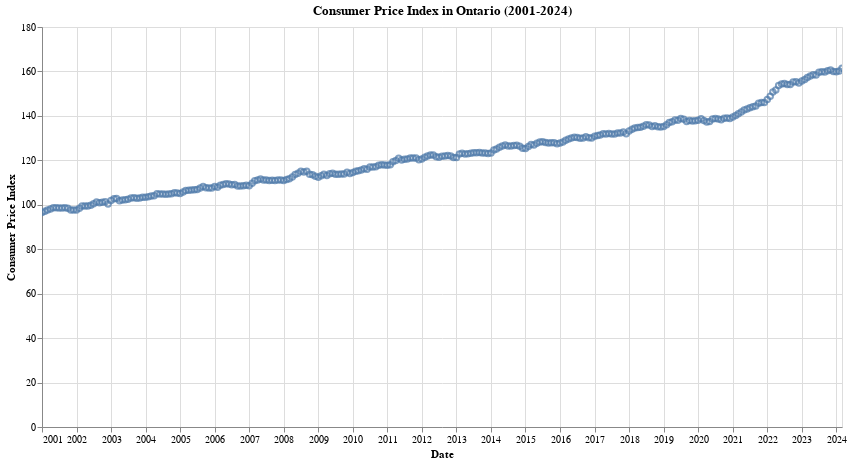

Notebook code for this chart:
### Code cell
import altair as alt

# plot visualization to analyze task 1 - overall CPI trends across timeline in Ontario
time_series = alt.Chart(data).mark_point().encode(
    x='Date:T',
    y=alt.Y('All-items:Q', axis=alt.Axis(title='Consumer Price Index'))
).properties(
    width=800,
    height=400,
    title='Consumer Price Index in Ontario (2001-2024)'
).interactive()

# save and export time series graph in PNG format
time_series.save('visualization_1.html')

# visualize
time_series

# yearly_data = data
# yearly_data['Date'] = pd.to_datetime(yearly_data['Date'], format='%Y-%b')
# yearly_data['Year'] = data['Date'].dt.year
# yearly_data['CPI_change'] = data.groupby('Year')['All-items'].diff()
# yearly_data
# # add a second line representing net change in CPI year-to-year
# time_series_change = alt.Chart(yearly_data).mark_point().encode(
#     x='Year:O',
#     y=alt.Y('CPI_change:Q', axis=alt.Axis(title='Consumer Price Index Change'))
# )

# # layer the two lines together
# time_series_res = alt.layer(time_series, time_series_change)
# time_series_res

### Figure 1 — Vega-Lite specification as saved in the notebook (floating-point values rounded to 4 significant figures; data arrays with more than 128 entries replaced by an {"elided": "..."} marker saying what was removed)
{"config": {"view": {"continuousWidth": 300, "continuousHeight": 300}}, "data": {"name": "data-ac80ac9148eed01ed1dc883cc7455878"}, "mark": {"type": "point"}, "encoding": {"x": {"field": "Date", "type": "temporal"}, "y": {"axis": {"title": "Consumer Price Index"}, "field": "All-items", "type": "quantitative"}}, "height": 400, "params": [{"name": "param_8", "select": {"type": "interval", "encodings": ["x", "y"]}, "bind": "scales"}], "title": "Consumer Price Index in Ontario (2001-2024)", "width": 800, "$schema": "https://vega.github.io/schema/vega-lite/v5.16.3.json", "datasets": {"data-ac80ac9148eed01ed1dc883cc7455878": {"elided": "279 records"}}}
